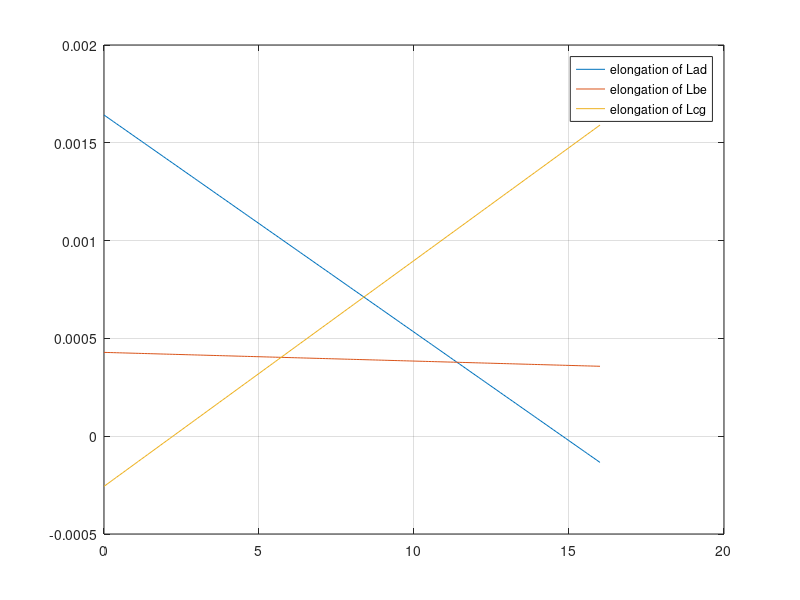

MATLAB code to generate this figure:
E = 68.9e9 ; 
%Aluminum Alloy 1100: 68.9e9 GPa
%Nickel 200: 204e9 GPa
%Steel Alloy 4340: 207e9 GPa
p1 = 50;%plot choice, the weight of P

AD = true;
BE = true;
CG = true;

Fad = [,];
Fbe = [,];
Fcg = [,];
dLab = [,];
dLbe = [,];
dLcg = [,];

A = [1 1 1;0 10 16; 24/(E * 4e-4) -80/(E * 4e-4) 20/(E * 4e-4)];
for p = 1:50
    for d_01 = 1:160      
        B = [p * 1000;d_01 / 10.0 * p * 1000;0];
        solution = A\B;
        Fad(p,d_01) = solution(1);
        Fbe(p,d_01) = solution(2);
        Fcg(p,d_01) = solution(3);
        
        dLad(p,d_01) = solution(1,1) * 4 / (E * 4e-4);
        dLbe(p,d_01) = solution(2,1) * 5 / (E * 4e-4);
        dLcg(p,d_01) = solution(3,1) * 2 / (E * 4e-4);
        
        dLadp(p,d_01) = dLad(p,d_01) / 4.0;
        dLbep(p,d_01) = dLbe(p,d_01) / 5.0;
        dLcgp(p,d_01) = dLcg(p,d_01) / 2.0;
        
        if dLad / 4 > 0.001
           AD = false;
        end
        if dLbe / 5 > 0.001
           BE = false;
        end
        if dLcg / 2 > 0.001
           CG = false;
        end
    end
end
%{
x = linspace(0,16,160);
plot(x, dLad(p1,:))
hold on
plot(x, dLbe(p1,:))
plot(x, dLcg(p1,:))
grid on
legend('delta Lad','delta Lbe','delta Lcg')
%}
x = linspace(0,16,160);
plot(x, dLadp(p1,:))
hold on
plot(x, dLbep(p1,:))
plot(x, dLcgp(p1,:))
grid on
legend('elongation of Lad','elongation of Lbe','elongation of Lcg')

if AD && BE && CG
   true
else
   false
end